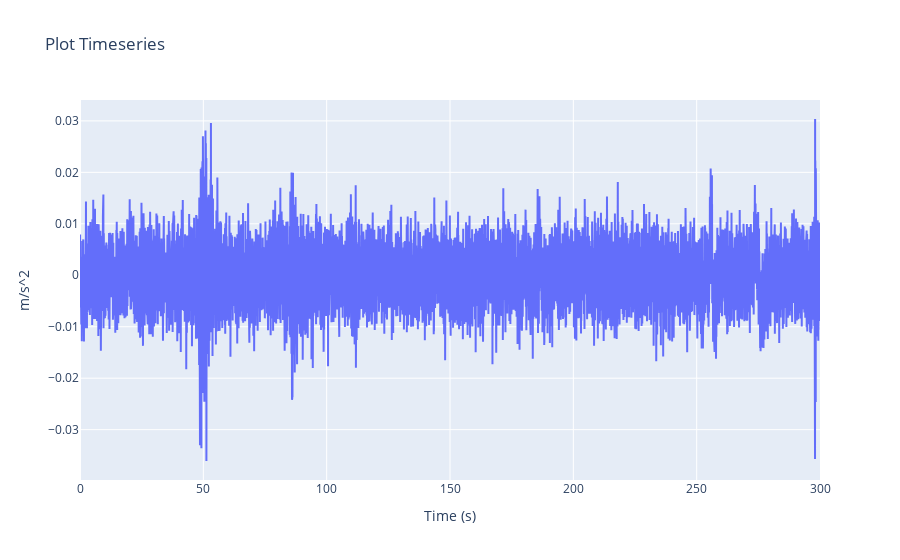

Notebook source saved alongside this figure:
### Code cell
# trace1 digunakan untuk menampilkan plot dari sumbu dominan
trace1 = go.Scatter(
    x = df_accelerometer_dominan.index,
    y = df_accelerometer_dominan['Az'].values,
    mode = 'lines',
    name = 'Ax'
)

layout = go.Layout(
    title = "Plot Timeseries ",
    xaxis = {'title' : "Time (s)"},
    yaxis = {'title' : "m/s^2"}
)
fig = go.Figure(data=[trace1], layout=layout)
fig.show()

### Figure 1 — Plotly figure (JSON) as saved in the notebook; plotly's stock layout.template omitted (floating-point values rounded to 4 significant figures; data arrays with more than 128 entries replaced by an {"elided": "..."} marker saying what was removed)
{"data": [{"mode": "lines", "name": "Ax", "type": "scatter", "x": {"elided": "15772 float values"}, "y": {"elided": "15772 float values"}}], "layout": {"title": {"text": "Plot Timeseries "}, "xaxis": {"title": {"text": "Time (s)"}}, "yaxis": {"title": {"text": "m/s^2"}}}}
